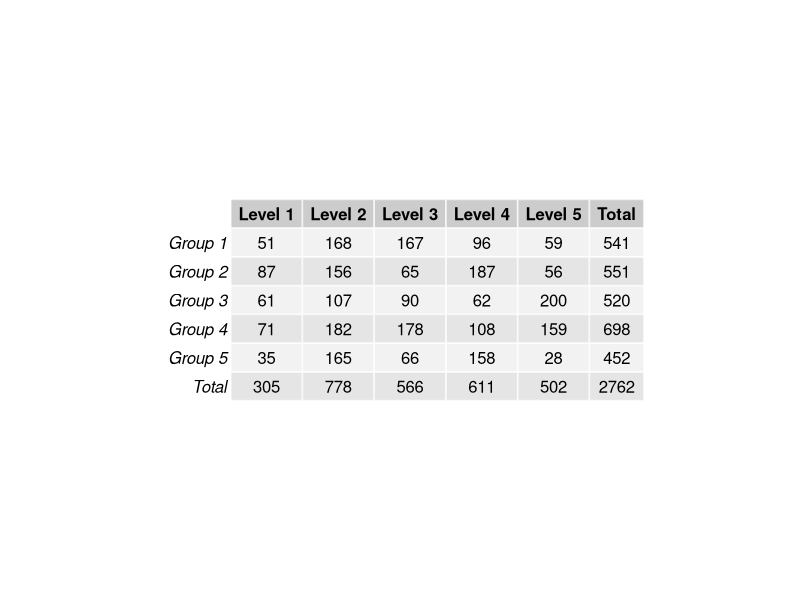
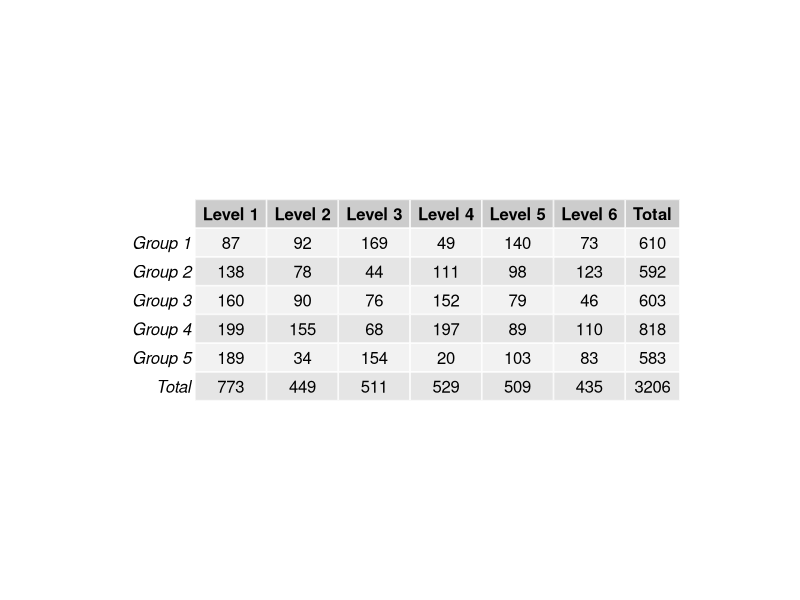
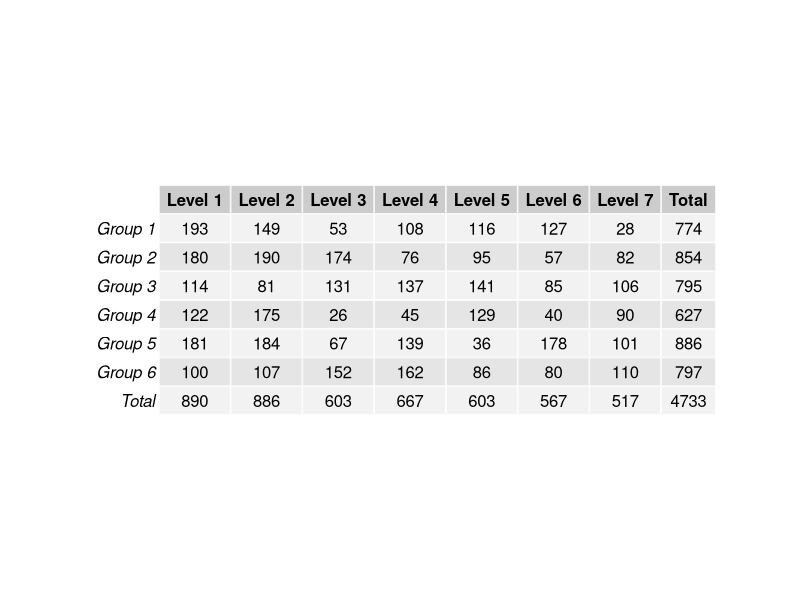
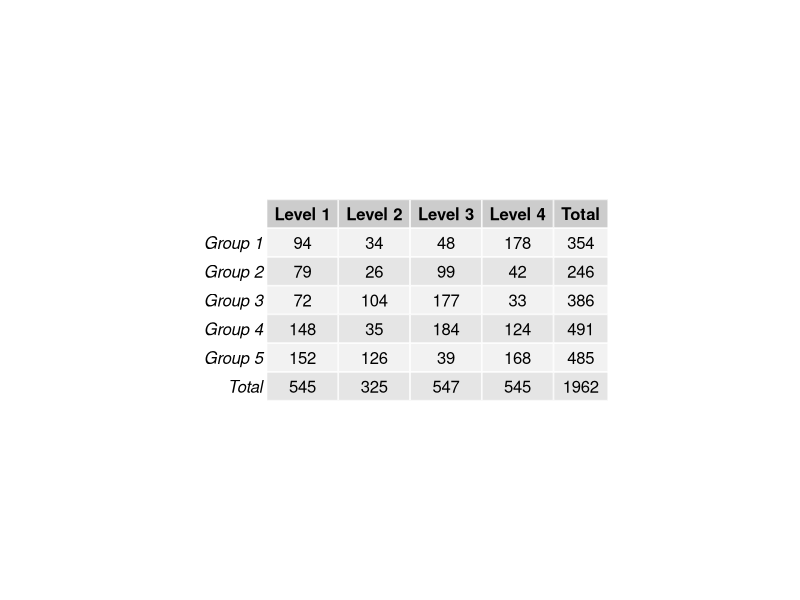
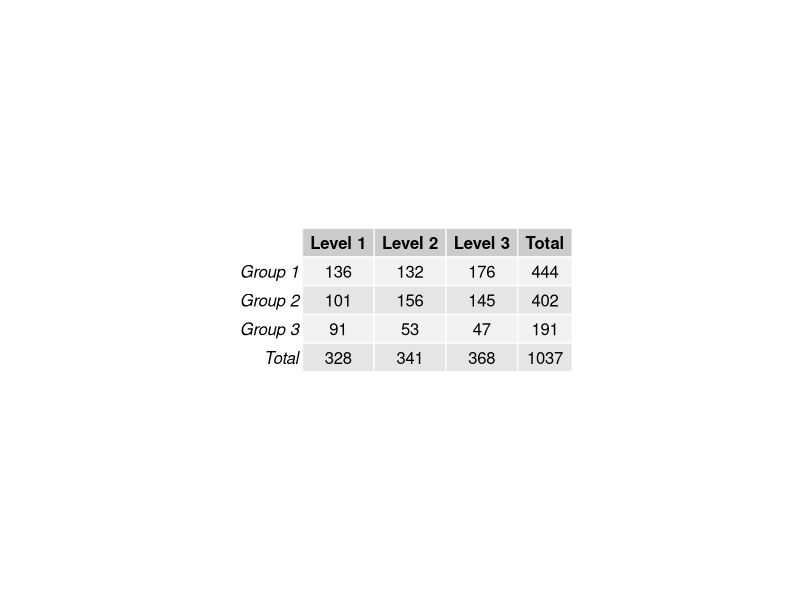
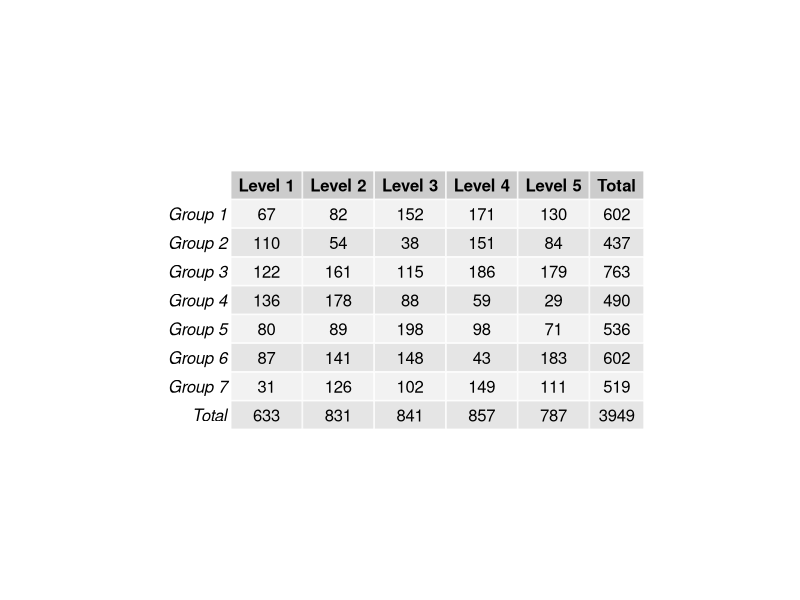
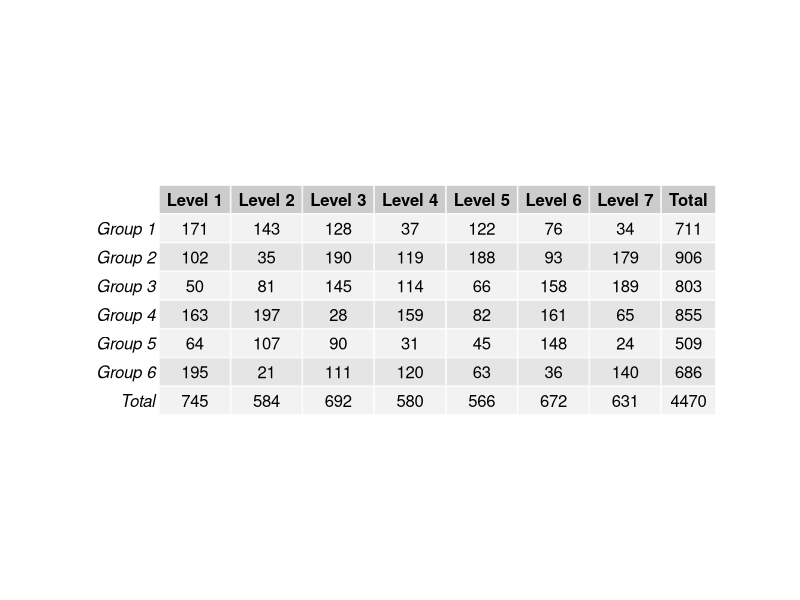
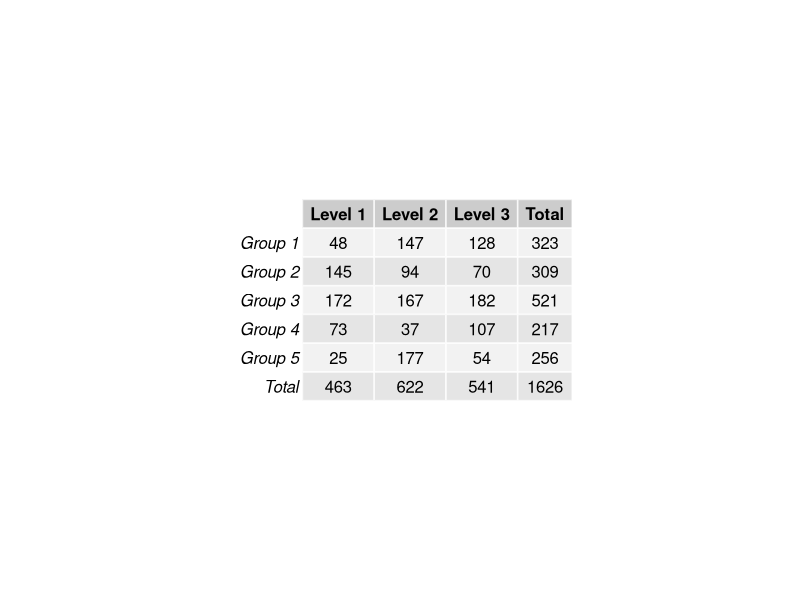

The R script that drew these images, in order: (Note: this script raises an error after producing the figures.)
##### ChisqMC1 #####
library(gridExtra) # the pacakge needed for this particular question to create multiple grid-level plots in a page
ChisqMC1= function(
  title = "ChisqMC1", # Question-bank title that will be easily viewable in e-learning
  n = 200, # Number of questions to generate
  type = "MC", # The question type, one of many possible types on e-learning
  answers = 5, # Number of answers per MC question
  points.per.q = 4, # Number of points the question is worth (on the test)
  difficulty = 1, # An easily viewable difficulty level on e-learning
  quest.txt1 = "The above table contains frequency data across two categorical variables. What is the expected count for the ", 
  quest.txt2 = " cell?", # The above 2 question texts are static text for the full question
  digits = 2, # This is the number of decimal places to round off the data
  loc.path = "/Users/josephyang/Desktop/School Stuff/STAT 1600/Course Development/Question Generators/Stat1600-QGen/ChisqMC1 images/", # This is the local path used to store any randomly generated image files
  e.path = "Images/", # This is the path on e-learning used to store any above-implemented image files
  hint = "You need the formula for expected counts from your chapter on chi squares. Pick the closest answer.", # This is a student hint, visible to them during the exam on e-learning
  feedback = "row total * col total / grand total" # This is student feedback, visible after the exam
)
{
  param <- c("NewQuestion","ID","Title","QuestionText","Points","Difficulty", "Image",
             rep("Option", answers),"Hint","Feedback") # These are setting row names for the CSV file
  questions <- data.frame() # This opens a data frame to store the randomly generated questions below
  for(i in 1:n)
  {
    ID <- paste(title, i, sep = "-") # The ID of the specific question within the bank, title + question number in the loop
    points <- sample(c(rep(0,answers-1),100),replace=F) # The proportion of points assigned to each possible answer, 1 if correct or 0 if incorrect
    corr.ind <- 7 + which.max(points) # This is the row index of the correct answer
    decis1 <- sample(3:7, size = 1) # creating the highest limit of number of groups
    decis2 <- sample(3:7, size = 1) # creating the highest limit of number of levels
    rn <- c()
    cn <- c()
    for(d in 1:decis1){rn[d] <- paste("Group", d)} # reporting the group number in the table in each row
    for(e in 1:decis2){cn[e] <- paste("Level", e)} # reporting the level number in the table in each column
    data <- matrix(sample(20:200, size = decis1*decis2), nrow = decis1, ncol = decis2,
                   dimnames = list(rn, cn)) # randomly creating the cell values in a matrix
    data <- addmargins(data, FUN = list(Total = sum), quiet = TRUE) # creating boundaries around and within the matrix to represent it as a table
    decis3 <- c(sample(1:decis1, size = 1), sample(1:decis2, size = 1)) # collecting all the group and level numbers in a vector
    data1 <- paste(rn[decis3[1]], cn[decis3[2]], sep = ", ") # randomly choosing a cell number
    corr.ans <- round((data[decis3[1], decis2 + 1])*(data[decis1 + 1, decis3[2]])/sum(data[-(decis1 + 1), decis2 + 1]),
                      digits = digits) # This is the correct answer to the question
    up.min <- corr.ans + .2 # This is the minimum value for incorrect answers above the correct answer
    down.max <- corr.ans - .2 # This is the maximum value for incorrect answers below the correct answer
    ans.txt <- sample(if(corr.ans <= 40){seq(up.min, up.min + 20, 10^-digits)}
                      else{if(corr.ans >= 180){seq(down.max - 20, down.max, 10^-digits)}
                        else{c(seq(down.max - 20, down.max, 10^-digits),
                               seq(up.min, up.min + 20, 10^-digits))}},
                      size = answers) # These are randomly generated incorrect answers.
    content <- c(type, ID, ID, paste(quest.txt1, data1, quest.txt2, sep = ""),
                 points.per.q, difficulty, paste(e.path, paste(title, i, sep = "-"), ".jpeg", sep = ""),
                 points, hint, feedback) # This is collecting a lot of the above information into a single vector
    options <- c(rep("",7), ans.txt, rep("",2)) # This is collecting the incorrect answers above, and indexing them correctly by row
    options[corr.ind] <- corr.ans # This is imputing the correct answer at the appropriate row index
    questions[(1+(9+answers)*i):((9+answers)*(i+1)),1] <- param # This is indexing and storing all the row names
    questions[(1+(9+answers)*i):((9+answers)*(i+1)),2] <- content # Indexing and storing all the content
    questions[(1+(9+answers)*i):((9+answers)*(i+1)),3] <- options # Indexing and storing the answers, both incorrect and correct
    jpeg(filename=paste(loc.path, paste(title, i, sep = "-"), ".jpeg", sep = ""),
         height = 25*nrow(data), width = 65*ncol(data)) # creating the image files in the designated place
    p <- tableGrob(data) # Creating the summary statistics for the graphical item
    grid.arrange(p) # arranging all the summary statistics for the graphical items in one location
    dev.off()
  }
  questions <- questions[((10+answers)):((9+answers)*(n+1)),] # Storing only what's needed for e-learning upload as a CSV file
  write.table(questions, sep=",", file=paste(title, ".csv", sep = ""),
              row.names=F, col.names=F) # Writing the CSV file
}

ChisqMC1() # creating the csv file
